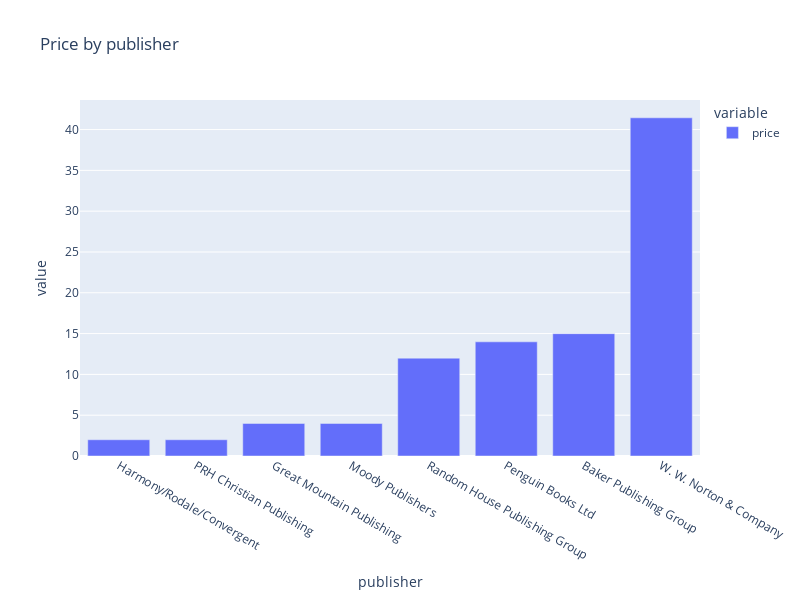

The notebook cell this image was saved under:
### Code cell
fig=px.bar(publishers,title='Price by publisher')
fig.update_layout(width=800,height=600)
fig.show()

### Figure 1 — Plotly figure (JSON) as saved in the notebook; plotly's stock layout.template omitted (floating-point values rounded to 4 significant figures)
{"data": [{"alignmentgroup": "True", "hovertemplate": "variable=price<br>publisher=%{x}<br>value=%{y}<extra></extra>", "legendgroup": "price", "marker": {"color": "#636efa", "pattern": {"shape": ""}}, "name": "price", "offsetgroup": "price", "orientation": "v", "showlegend": true, "textposition": "auto", "type": "bar", "x": ["Harmony/Rodale/Convergent", "PRH Christian Publishing", "Great Mountain Publishing", "Moody Publishers", "Random House Publishing Group", "Penguin Books Ltd", "Baker Publishing Group", "W. W. Norton & Company"], "xaxis": "x", "y": [1.99, 1.99, 3.99, 3.99, 11.99, 13.99, 14.99, 41.44], "yaxis": "y"}], "layout": {"barmode": "relative", "height": 600, "legend": {"title": {"text": "variable"}, "tracegroupgap": 0}, "title": {"text": "Price by publisher"}, "width": 800, "xaxis": {"anchor": "y", "autorange": true, "domain": [0, 1], "range": [-0.5, 7.5], "title": {"text": "publisher"}, "type": "category"}, "yaxis": {"anchor": "x", "autorange": true, "domain": [0, 1], "range": [0, 43.62], "title": {"text": "value"}, "type": "linear"}}}
